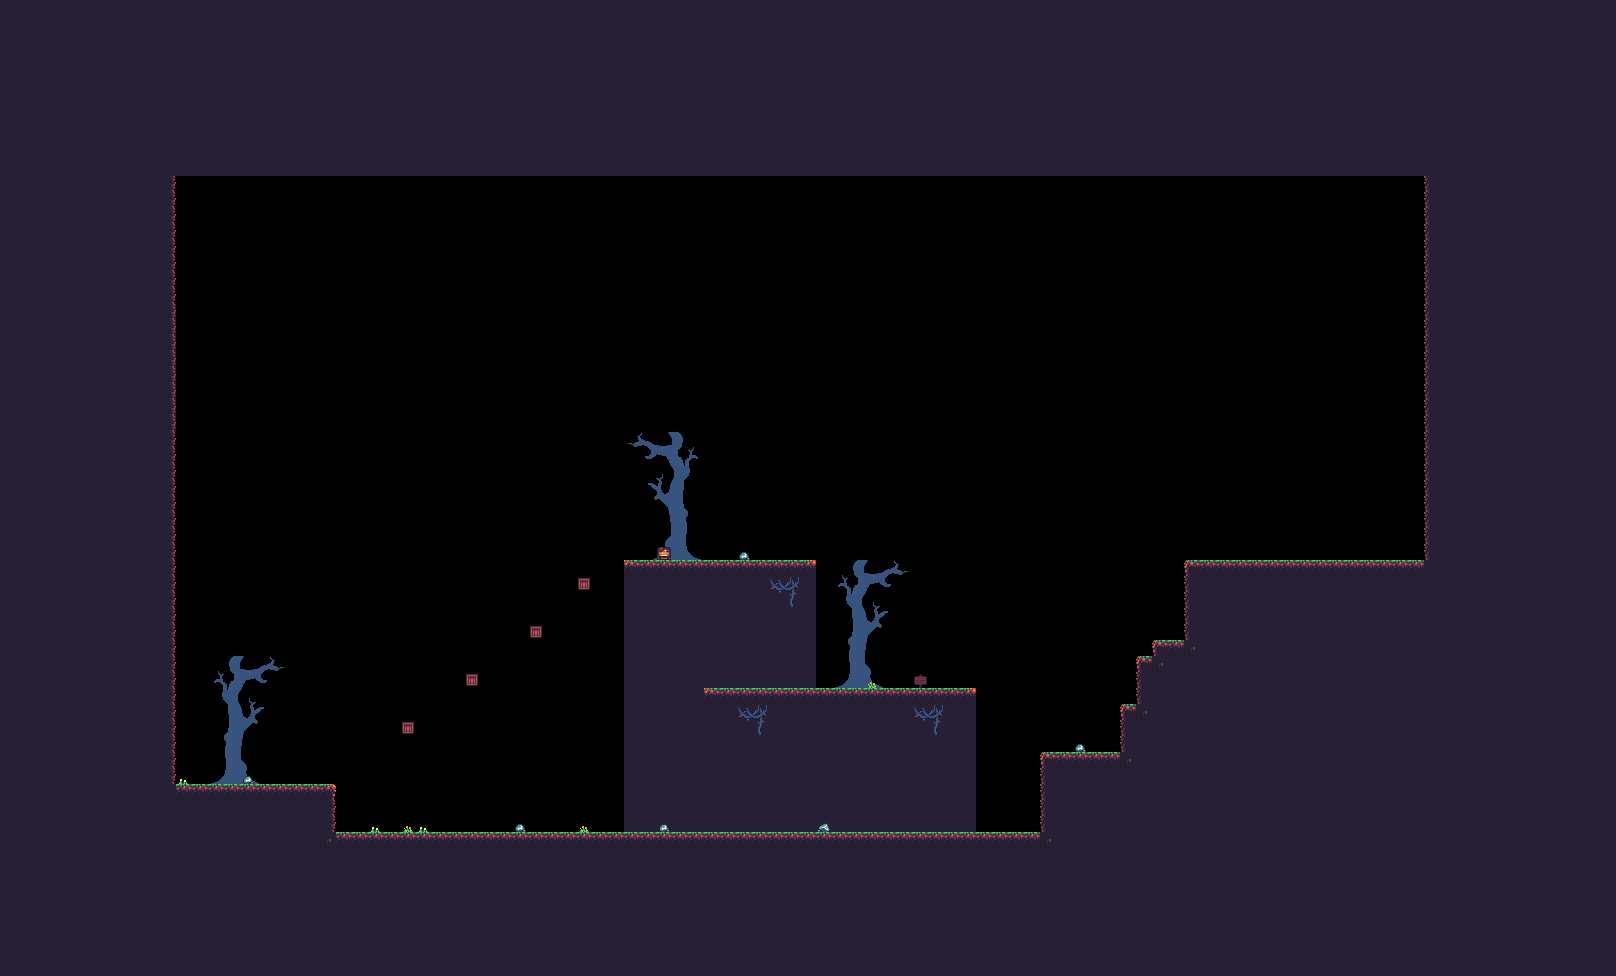

A level layout from a 2D game, rendered from its tile map. Below: a short description, then the map file with tile-grid data replaced by summaries:
An orthogonal 101x61 tile map with 16x16 px tiles, 3 tile layers (bg, ground, decorations), 2 tilesets and 6 objects (3x enemy_spawn, player_spawn, enemy_spawn_2).

<map version="1.10" tiledversion="1.10.2" orientation="orthogonal" renderorder="right-up" width="101" height="61" tilewidth="16" tileheight="16" infinite="0" nextlayerid="8" nextobjectid="9">
 <tileset firstgid="1" source="Tileset.tsx" />
 <tileset firstgid="217" source="sheet.tsx" />
 <layer id="7" name="bg" width="101" height="61">
  <data>[6161 cells, 2684 non-empty, 41 distinct tile ids]</data>
 </layer>
 <layer id="5" name="ground" width="101" height="61">
  <data>[6161 cells, 1387 non-empty, 9 distinct tile ids]</data>
 </layer>
 <objectgroup id="4" name="Object Layer 1">
  <object id="3" name="player_spawn" x="201.846" y="762.201">
   <properties>
    <property name="spawn" value="player" />
   </properties>
  </object>
  <object id="4" name="enemy_spawn_2" x="408.5" y="707">
   <properties>
    <property name="spawn" value="enemy_1" />
   </properties>
  </object>
  <object id="5" name="enemy_spawn" x="471.5" y="658">
   <properties>
    <property name="spawn" value="enemy_1" />
   </properties>
  </object>
  <object id="6" name="enemy_spawn" x="536" y="610">
   <properties>
    <property name="spawn" value="enemy_1" />
   </properties>
  </object>
  <object id="7" name="enemy_spawn" x="584" y="562.5">
   <properties>
    <property name="spawn" value="enemy_1" />
   </properties>
  </object>
  <object id="8" x="826.116" y="566.698" width="157.948" height="112">
   <properties>
    <property name="checkpoint" value="end" />
   </properties>
  </object>
 </objectgroup>
 <layer id="6" name="decorations" width="101" height="61">
  <data>[6161 cells, 94 non-empty, 14 distinct tile ids]</data>
 </layer>
</map>
